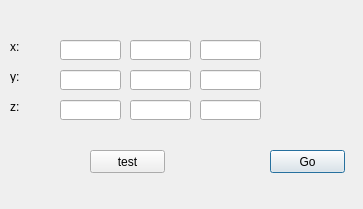
<?xml version="1.0" encoding="UTF-8"?>
<ui version="4.0">
 <class>TaskControlDlgUI</class>
 <widget class="QDialog" name="TaskControlDlgUI">
  <property name="geometry">
   <rect>
    <x>0</x>
    <y>0</y>
    <width>363</width>
    <height>209</height>
   </rect>
  </property>
  <property name="windowTitle">
   <string>Dialog</string>
  </property>
  <widget class="QLineEdit" name="xMinLine">
   <property name="geometry">
    <rect>
     <x>60</x>
     <y>40</y>
     <width>61</width>
     <height>20</height>
    </rect>
   </property>
  </widget>
  <widget class="QLineEdit" name="xMaxLine">
   <property name="geometry">
    <rect>
     <x>130</x>
     <y>40</y>
     <width>61</width>
     <height>20</height>
    </rect>
   </property>
  </widget>
  <widget class="QLineEdit" name="xStepLine">
   <property name="geometry">
    <rect>
     <x>200</x>
     <y>40</y>
     <width>61</width>
     <height>20</height>
    </rect>
   </property>
  </widget>
  <widget class="QLineEdit" name="yMinLine">
   <property name="geometry">
    <rect>
     <x>60</x>
     <y>70</y>
     <width>61</width>
     <height>20</height>
    </rect>
   </property>
  </widget>
  <widget class="QLineEdit" name="yStepLine">
   <property name="geometry">
    <rect>
     <x>200</x>
     <y>70</y>
     <width>61</width>
     <height>20</height>
    </rect>
   </property>
  </widget>
  <widget class="QLineEdit" name="yMaxLine">
   <property name="geometry">
    <rect>
     <x>130</x>
     <y>70</y>
     <width>61</width>
     <height>20</height>
    </rect>
   </property>
  </widget>
  <widget class="QLineEdit" name="zMinLine">
   <property name="geometry">
    <rect>
     <x>60</x>
     <y>100</y>
     <width>61</width>
     <height>20</height>
    </rect>
   </property>
  </widget>
  <widget class="QLineEdit" name="zStepLine">
   <property name="geometry">
    <rect>
     <x>200</x>
     <y>100</y>
     <width>61</width>
     <height>20</height>
    </rect>
   </property>
  </widget>
  <widget class="QLineEdit" name="zMaxLine">
   <property name="geometry">
    <rect>
     <x>130</x>
     <y>100</y>
     <width>61</width>
     <height>20</height>
    </rect>
   </property>
  </widget>
  <widget class="QLabel" name="label">
   <property name="geometry">
    <rect>
     <x>10</x>
     <y>40</y>
     <width>46</width>
     <height>13</height>
    </rect>
   </property>
   <property name="text">
    <string>x:</string>
   </property>
  </widget>
  <widget class="QLabel" name="label_2">
   <property name="geometry">
    <rect>
     <x>10</x>
     <y>70</y>
     <width>46</width>
     <height>13</height>
    </rect>
   </property>
   <property name="text">
    <string>y:</string>
   </property>
  </widget>
  <widget class="QLabel" name="label_3">
   <property name="geometry">
    <rect>
     <x>10</x>
     <y>100</y>
     <width>46</width>
     <height>13</height>
    </rect>
   </property>
   <property name="text">
    <string>z:</string>
   </property>
  </widget>
  <widget class="QPushButton" name="goButton">
   <property name="geometry">
    <rect>
     <x>270</x>
     <y>150</y>
     <width>75</width>
     <height>23</height>
    </rect>
   </property>
   <property name="text">
    <string>Go</string>
   </property>
  </widget>
  <widget class="QPushButton" name="testButton">
   <property name="geometry">
    <rect>
     <x>90</x>
     <y>150</y>
     <width>75</width>
     <height>23</height>
    </rect>
   </property>
   <property name="text">
    <string>test</string>
   </property>
  </widget>
 </widget>
 <resources/>
 <connections/>
</ui>
